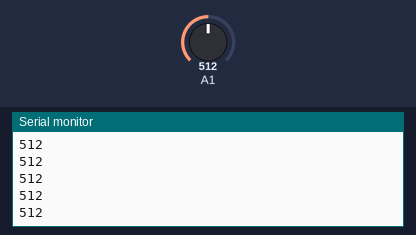
The sketch below on a simulated Arduino Uno, built with avr-gcc and run on an emulated ATmega328P. Parts: the last lines printed to the serial monitor. The test bench sets the inputs (shaded band); at power-on: A1 = 512.

Above: at 1.2 s.
1.3 s: A1 set to 716
At 1.34 s:
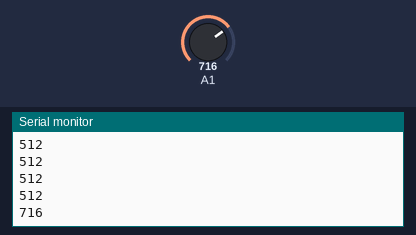
2.8 s: A1 set to 900
At 2.89 s:
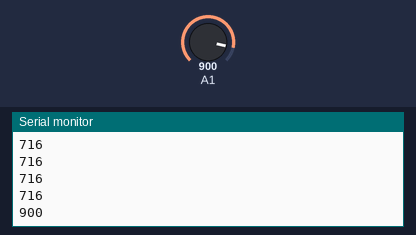
Timing chart, 0 to 5.8 s (numbered marks = the images above; inputs shaded):
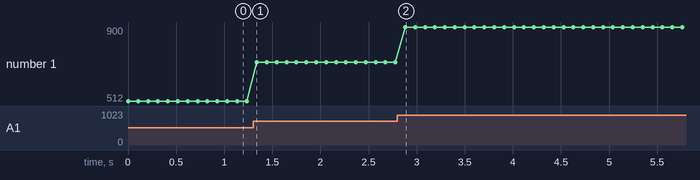

The sketch:

sketch_feb23a.ino
```cpp
#include <Servo.h>
#include <MagneticSensor.h>

MagneticSensor magneticSensor(A1, 100, 20);

void setup() {
  Serial.begin(9600);
}

void loop() {
  // put your main code here, to run repeatedly:
  Serial.println(magneticSensor.read());

  delay(100);
}
```

Measured:
- after the input at 1.3 s, the serial monitor: prints a new line at once (image 1)
- after the input at 2.8 s, the serial monitor: prints a new line after 0.08 s (image 2)
- plotted number 1: 512 → 716 after the input at 1.3 s, 716 → 900 after the input at 2.8 s
